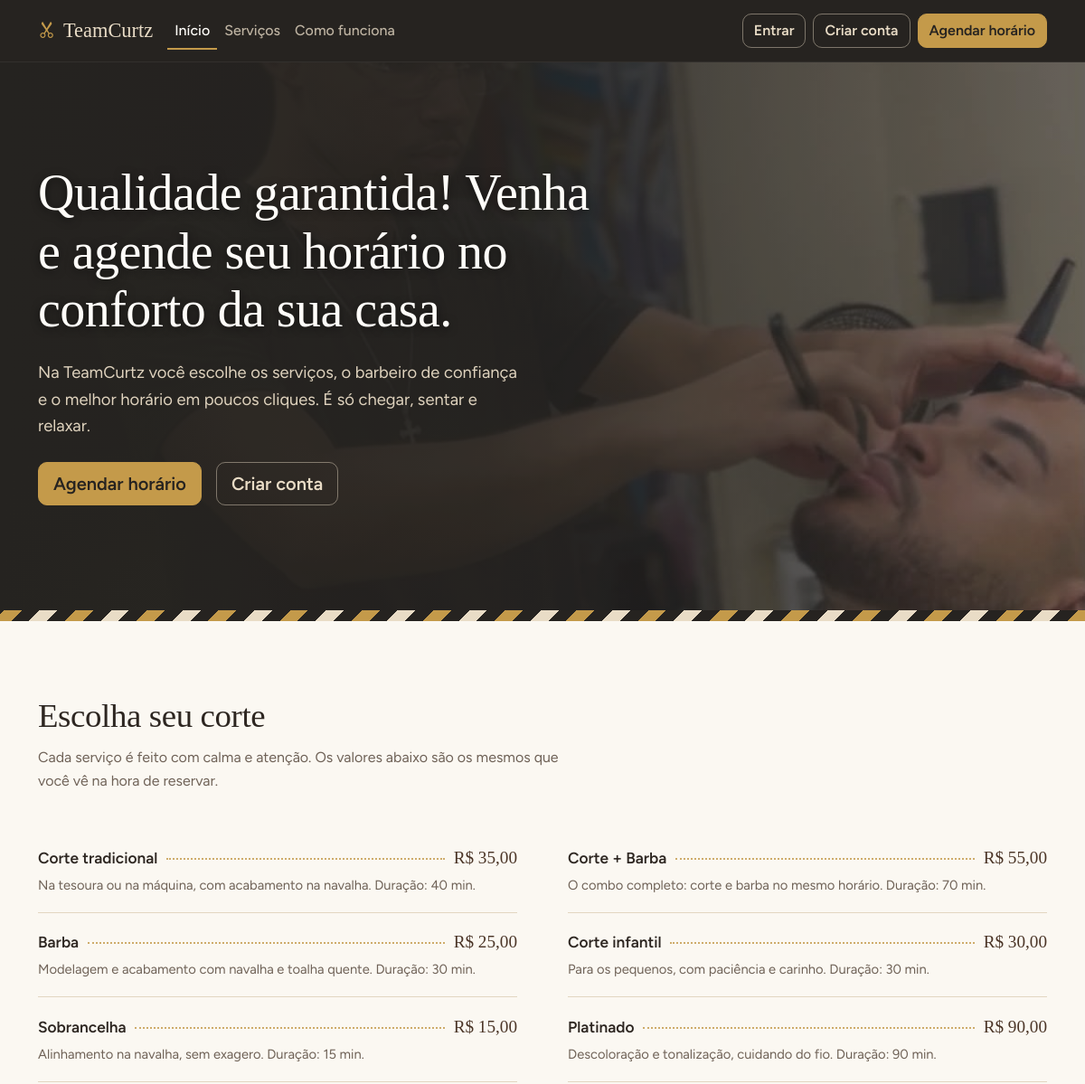
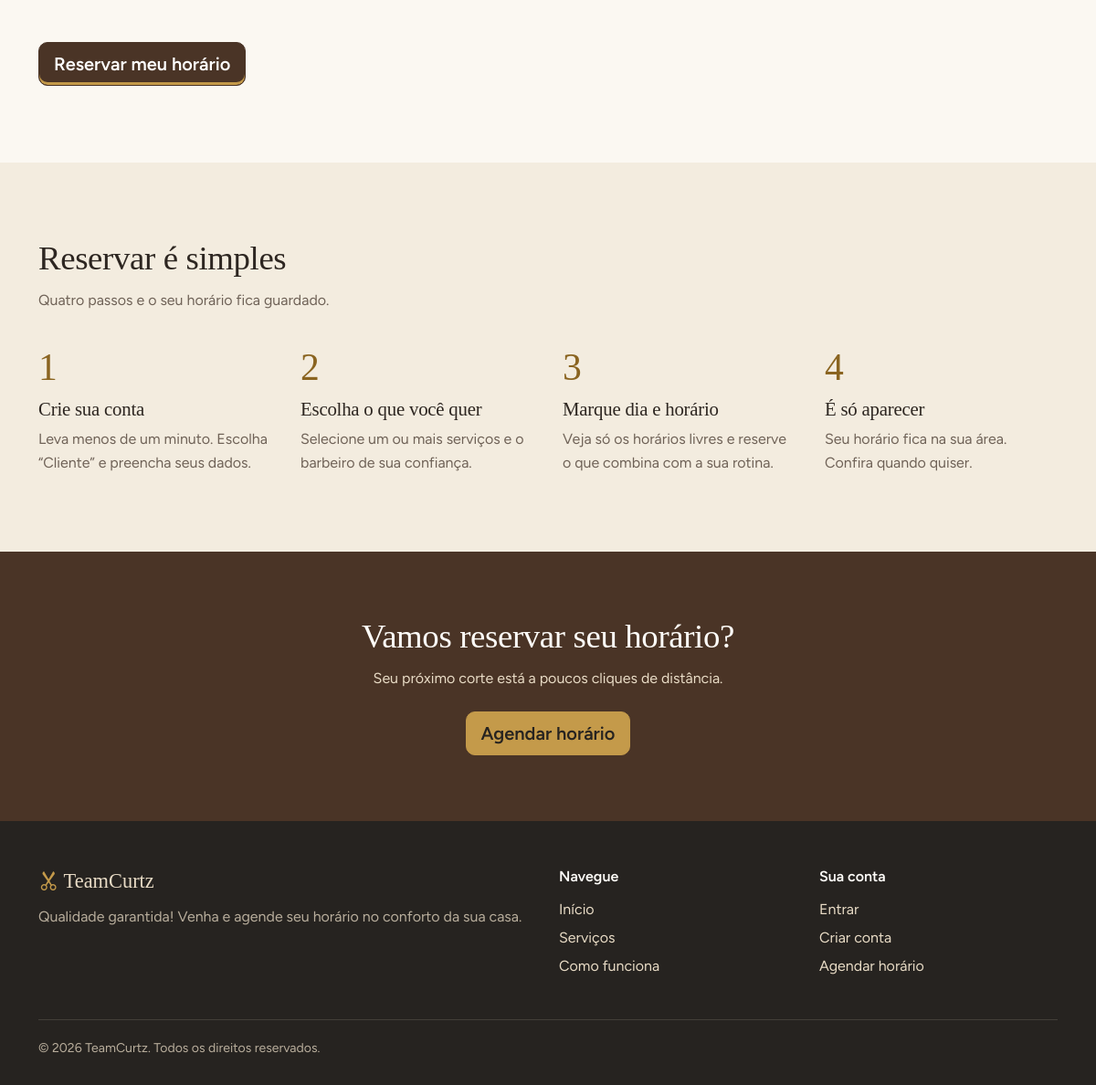
The page / on the database its author committed (2 pictures, top to bottom).
### tables this page shows
CREATE TABLE IF NOT EXISTS servicos (
  id        INT UNSIGNED NOT NULL AUTO_INCREMENT,
  nome      VARCHAR(80)  NOT NULL,
  descricao VARCHAR(200) NULL,
  preco     DECIMAL(10,2) NOT NULL,
  duracao   SMALLINT UNSIGNED NOT NULL DEFAULT 30,
  ativo     TINYINT(1)   NOT NULL DEFAULT 1,
  criado_em TIMESTAMP    NOT NULL DEFAULT CURRENT_TIMESTAMP,
  PRIMARY KEY (id)
);

### includes/funcoes.php (called while the page is built, shortened)
<?php
function e($valor): string
{
    return htmlspecialchars((string) $valor, ENT_QUOTES, 'UTF-8');
}
function usuarioLogado(): bool
{
    return !empty($_SESSION['usuario_id']);
}
function formatarPreco($valor): string
{
    return 'R$ ' . number_format((float) $valor, 2, ',', '.');
}

### index.php (the view, shortened to what this page needs)
<?php
require_once __DIR__ . '/includes/funcoes.php';
$servicos = $pdo->query(
    'SELECT nome, descricao, preco, duracao FROM servicos WHERE ativo = 1 ORDER BY id LIMIT 6'
)->fetchAll();
require __DIR__ . '/includes/header.php';
?>
<section class="hero">
    <div class="container">
        <div class="row align-items-center g-5">
            <div class="col-lg-7">
                <h1>Qualidade garantida! Venha e agende seu horário no conforto da sua casa.</h1>
                <p class="lead mt-4 mb-4">
                    Na <?= e(NOME_BARBEARIA) ?> você escolhe os serviços, o barbeiro de confiança
                    e o melhor horário em poucos cliques. É só chegar, sentar e relaxar.
                </p>
                <div class="d-flex flex-wrap gap-3">
                    <a class="btn btn-ouro btn-lg" href="view/usuario/agendamento.php">Agendar horário</a>
                    <?php if (!usuarioLogado()): ?>
                        <a class="btn btn-contorno-claro btn-lg" href="view/cadastro.php">Criar conta</a>
                    <?php endif; ?>
                </div>
            </div>
        </div>
    </div>
    <div class="listra" aria-hidden="true"></div>
</section>
<section class="secao" id="servicos">
    <div class="container">
        <div class="secao-titulo">
            <h2>Escolha seu corte</h2>
            <p>Cada serviço é feito com calma e atenção. Os valores abaixo são os mesmos que você vê na hora de reservar.</p>
        </div>
        <?php if ($servicos): ?>
            <div class="quadro-precos">
                <?php foreach ($servicos as $servico): ?>
                    <div class="item-servico">
                        <div class="linha-preco">
                            <span class="nome"><?= e($servico['nome']) ?></span>
                            <span class="pontilhado"></span>
                            <span class="preco"><?= e(formatarPreco($servico['preco'])) ?></span>
                        </div>
                        <p class="detalhe">
                            <?= e($servico['descricao']) ?>
                            <span class="text-nowrap">Duração: <?= (int) $servico['duracao'] ?> min.</span>
                        </p>
                    </div>
                <?php endforeach; ?>
            </div>
            <a class="btn btn-marrom btn-lg mt-5" href="view/usuario/agendamento.php">Reservar meu horário</a>
        <?php else: ?>
            <p class="texto-suave">Nossos serviços serão publicados em breve. Volte logo!</p>
        <?php endif; ?>
    </div>
</section>
<section class="secao secao-areia" id="como-funciona">
    <div class="container">
        <div class="secao-titulo">
            <h2>Reservar é simples</h2>
            <p>Quatro passos e o seu horário fica guardado.</p>
        </div>
        <ol class="passos">
            <li class="passo">
                <h3>Crie sua conta</h3>
                <p>Leva menos de um minuto. Escolha “Cliente” e preencha seus dados.</p>
            </li>
            <li class="passo">
                <h3>Escolha o que você quer</h3>
                <p>Selecione um ou mais serviços e o barbeiro de sua confiança.</p>
            </li>
            <li class="passo">
                <h3>Marque dia e horário</h3>
                <p>Veja só os horários livres e reserve o que combina com a sua rotina.</p>
            </li>
            <li class="passo">
                <h3>É só aparecer</h3>
                <p>Seu horário fica na sua área. Confira quando quiser.</p>
            </li>
        </ol>
    </div>
</section>
<section class="chamada">
    <div class="container text-center">
        <h2>Vamos reservar seu horário?</h2>
        <p class="mb-4">Seu próximo corte está a poucos cliques de distância.</p>
        <a class="btn btn-ouro btn-lg" href="view/usuario/agendamento.php">Agendar horário</a>
    </div>
</section>
<?php require __DIR__ . '/includes/footer.php'; ?>

### includes/header.php (shortened to what this page needs)
<!DOCTYPE html>
<html lang="pt-BR">
<head>
    <link href="https://cdn.jsdelivr.net/npm/bootstrap@5.3.3/dist/css/bootstrap.min.css" rel="stylesheet">
    <link href="https://cdn.jsdelivr.net/npm/bootstrap-icons@1.11.3/font/bootstrap-icons.min.css" rel="stylesheet">
    <link href="assets/css/estilo.css" rel="stylesheet">
</head>
<body>
<?php require __DIR__ . '/navbar.php'; ?>
<main>

### includes/navbar.php (shortened to what this page needs)
<?php
$paginaAtual = basename($_SERVER['SCRIPT_NAME']);
$logado      = usuarioLogado();
?>
<nav class="navbar navbar-expand-lg navbar-barbearia sticky-top" data-bs-theme="dark">
    <div class="container">
        <a class="navbar-brand" href="index.php">
            <i class="bi bi-scissors" aria-hidden="true"></i>
            <span><?= e(NOME_BARBEARIA) ?></span>
        </a>
        <div class="collapse navbar-collapse" id="menuPrincipal">
            <ul class="navbar-nav me-auto mb-2 mb-lg-0">
                <li class="nav-item">
                    <a class="nav-link<?= $paginaAtual === 'index.php' ? ' active' : '' ?>" href="index.php">Início</a>
                </li>
                <li class="nav-item"><a class="nav-link" href="index.php#servicos">Serviços</a></li>
                <li class="nav-item"><a class="nav-link" href="index.php#como-funciona">Como funciona</a></li>
            </ul>
            <div class="d-flex flex-column flex-lg-row align-items-lg-center gap-2 pb-3 pb-lg-0">
                <?php if (!$logado): ?>
                    <a class="btn btn-contorno-claro" href="view/login.php">Entrar</a>
                    <a class="btn btn-contorno-claro" href="view/cadastro.php">Criar conta</a>
                    <a class="btn btn-ouro" href="view/usuario/agendamento.php">Agendar horário</a>
                <?php endif; ?>
            </div>
        </div>
    </div>
</nav>

### includes/footer.php (shortened to what this page needs)
</main>
<footer class="rodape">
    <div class="container">
        <div class="row g-4 align-items-start">
            <div class="col-md-6">
                <p class="rodape-marca mb-2">
                    <i class="bi bi-scissors" aria-hidden="true"></i> <?= e(NOME_BARBEARIA) ?>
                </p>
                <p class="mb-0 rodape-texto">Qualidade garantida! Venha e agende seu horário no conforto da sua casa.</p>
            </div>
            <div class="col-6 col-md-3">
                <p class="rodape-titulo">Navegue</p>
                <ul class="list-unstyled mb-0">
                    <li><a href="index.php">Início</a></li>
                    <li><a href="index.php#servicos">Serviços</a></li>
                    <li><a href="index.php#como-funciona">Como funciona</a></li>
                </ul>
            </div>
            <div class="col-6 col-md-3">
                <p class="rodape-titulo">Sua conta</p>
                <ul class="list-unstyled mb-0">
                    <?php if (usuarioLogado()): ?>
                        <li><a href="<?= e(areaDoUsuario()) ?>"><?= tipoUsuario() === 'admin' ? 'Painel administrativo' : (tipoUsuario() === 'barbeiro' ? 'Minha agenda' : 'Meus horários') ?></a></li>
                    <?php else: ?>
                        <li><a href="view/login.php">Entrar</a></li>
                        <li><a href="view/cadastro.php">Criar conta</a></li>
                    <?php endif; ?>
                    <li><a href="view/usuario/agendamento.php">Agendar horário</a></li>
                </ul>
            </div>
        </div>
        <p class="rodape-copia mb-0">&copy; <?= date('Y') ?> <?= e(NOME_BARBEARIA) ?>. Todos os direitos reservados.</p>
    </div>
</footer>
</body>
</html>

### rows shown on the page
servicos: nome "Corte tradicional", preco "R$ 35,00", descricao "Na tesoura ou na máquina, com acabamento na navalha.", duracao "40"
servicos: nome "Corte + Barba", preco "R$ 55,00", descricao "O combo completo: corte e barba no mesmo horário.", duracao "70"
servicos: nome "Barba", preco "R$ 25,00", descricao "Modelagem e acabamento com navalha e toalha quente.", duracao "30"
servicos: nome "Corte infantil", preco "R$ 30,00", descricao "Para os pequenos, com paciência e carinho.", duracao "30"
servicos: nome "Sobrancelha", preco "R$ 15,00", descricao "Alinhamento na navalha, sem exagero.", duracao "15"
servicos: nome "Platinado", preco "R$ 90,00", descricao "Descoloração e tonalização, cuidando do fio.", duracao "90"

### other values the page prints
NOME_BARBEARIA "TeamCurtz"
